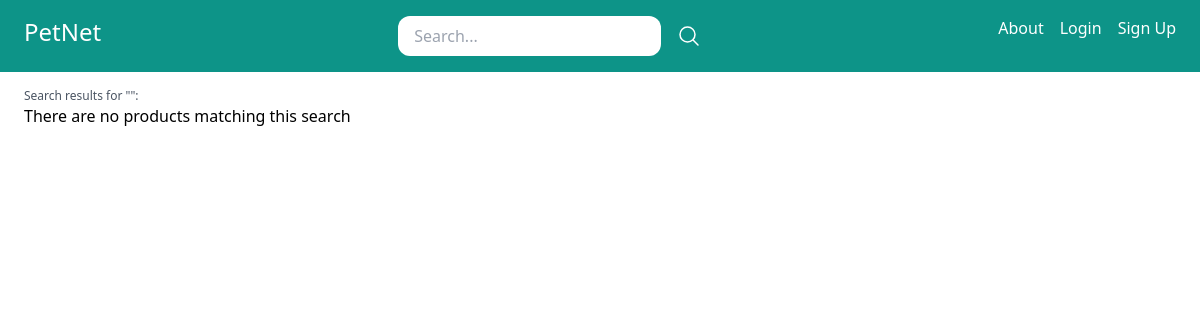
The app's page /search/, older data.
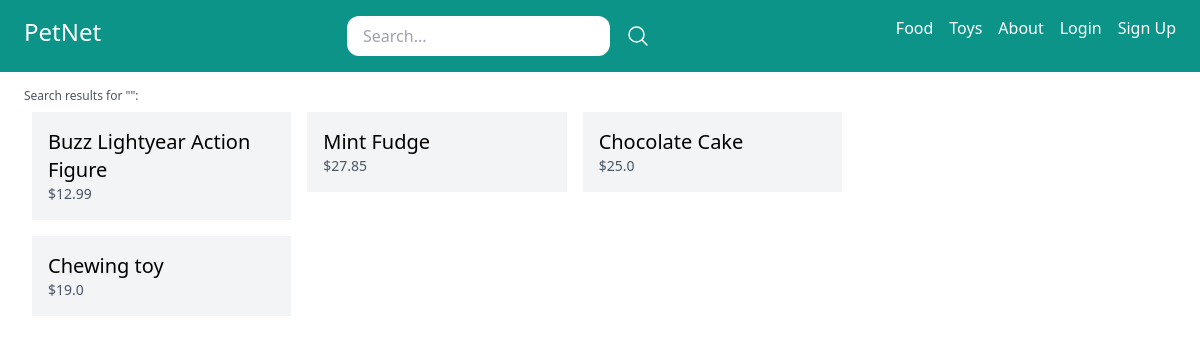
The same page, newer data.
### store/models.py (models this page shows, shortened)
class Category(models.Model):
    title = models.CharField(max_length=50)
    slug = models.SlugField(max_length=50)
    class Meta:
        verbose_name_plural = 'Categories'

class Product(models.Model):
    DRAFT = 'draft'
    WAITING_FOR_APPROVAL = 'waiting_for_approval'
    ACTIVE = 'active'
    DELETED = 'deleted'
    STATUS_CHOICES = (
        (DRAFT, 'Draft'),
        (WAITING_FOR_APPROVAL, 'Waiting for approval'),
        (ACTIVE, 'Active'),
        (DELETED, 'Deleted'),
    )
    user = models.ForeignKey(User, related_name='products', on_delete=models.CASCADE)
    category = models.ForeignKey(Category, related_name='products', on_delete=models.CASCADE)
    title = models.CharField(max_length=50)
    slug = models.SlugField(max_length=50)
    description = models.TextField(blank=True)
    price = models.IntegerField()
    image = models.ImageField(upload_to='uploads/product_images/', blank=True, null=True)
    created_at = models.DateTimeField(auto_now_add=True)
    updated_at = models.DateTimeField(auto_now=True)
    status = models.CharField(max_length=50, choices=STATUS_CHOICES, default=ACTIVE)
    class Meta:
        ordering = ('-created_at',)
    def get_display_price(self):
        return self.price / 100

### store/views.py (the view)
# urls.py: path('search/', views.search, name = 'search'),
def search(request):
    query = request.GET.get('query', '')
    products = Product.objects.filter(status = Product.ACTIVE).filter(
        Q(title__icontains = query) | Q(description__icontains = query)
    )
    context = {
        'query': query,
        'products': products
    }
    return render(request, 'store/search.html', context)

### store/templatetags/menu.py (called while the page is built)
@register.inclusion_tag('core/menu.html')
def menu():
    categories = Category.objects.all()
    context = {
        'categories': categories
    }
    return context

### store/templates/store/search.html (shortened to what this page needs)
{% extends 'base.html' %}
{% block content %}
    <h2 class="text-xs text-gray-600">Search results for "{{ query }}":</h2>
    <div class="flex flex-wrap">
        {% if products %}
            {% include 'store/partials/products.html' %}
        {% else %}
                <p>There are no products matching this search</p>
        {% endif %}
   </div>
{% endblock content %}

### core/templates/core/menu.html
{% for category in categories %}
    <a href="{% url 'category_detail' category.slug %}" class="text-white">{{ category.title }}</a>
{% endfor %}
<a href="{% url 'core:about' %}" class="text-white">About</a>

### store/templates/store/partials/products.html (shortened to what this page needs)
<div class="flex flex-wrap">
    {% for product in products %}
         <div class="product w-1/3 p-2">
              <div class="p-4 bg-gray-100">
                   <a href="{% url 'product_detail' product.category.slug product.slug %}">
                        <h2 class="text-xl"> {{ product.title }}</h2>
                        <p class="text-sm text-gray-600">${{ product.get_display_price }}</p>
                   </a>
              </div>
         </div>
    {% endfor %}
</div>

Row changes from the older to the newer data that the page shows:
added Category: title "Food"
added Category: title "Toys"
added Product: title "Buzz Lightyear Action Figure", get_display_price "12.99"
added Product: title "Mint Fudge", get_display_price "27.85"
added Product: title "Chocolate Cake", get_display_price "25.0"
added Product: title "Chewing toy", get_display_price "19.0"
Text that changed along with them:
text no longer shown: "There are no products matching this search"
